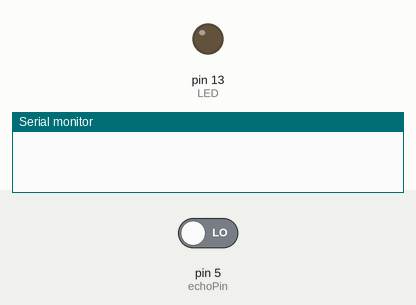
The sketch below on a simulated Arduino Uno, built with avr-gcc and run on an emulated ATmega328P. Shown: output pins drawn as LEDs (lit = HIGH), the last lines printed to the serial monitor. The inputs (shaded band) are chosen by the test bench; at power-on: pin 5 (echoPin) LOW. Pins used as bus, display or sensor lines are not drawn.

Above: at 0.1 s.
At 1.1 s:
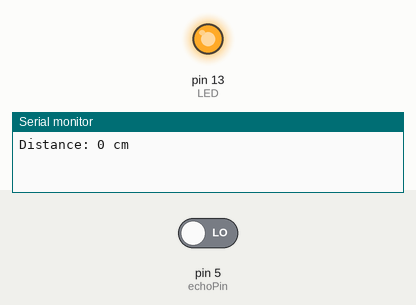
Timing chart, 0 to 2.6 s (numbered marks = the images above):
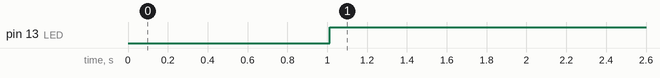

The sketch:

uv_ensor.ino
```cpp
long duration;
int distance;
const int trigPin = 4;                //UV sensor trigger pin to D4
const int echoPin = 5;                //UV sensor echo pin to D5
int LED = 13;                         //LED output pin to 13

void setup() {
  Serial.begin(9600);                 //initialize the SerialMonitor addressed "9600" to interact with you
  pinMode(trigPin, OUTPUT);           //Defining UV Sensor pin OUTPUT
  pinMode(echoPin, INPUT);            //Defining UV Sensor pin INPUT
  pinMode(LED, OUTPUT);               //Defining LED Pin Output
}

void loop() {
  delay(2);
  digitalWrite(trigPin, HIGH);        //sends the signal from trigger pin
  delay(10);

  digitalWrite(trigPin, LOW);

  duration = pulseIn(echoPin, HIGH);   //time interval till which echo pin recieves the signal

  /*Speed of Sound = 343m/sec and the sound covers twice the distance of the object.
  Therefore, distance = (time_interval) * 0.0343/2 ------> dist(in cm)*/
  distance = duration * 0.0343 / 2;

  //printing Result on the SerialMonitor
  Serial.print("Distance: ");
  Serial.print(distance);
  Serial.println(" cm");

  if (distance < 10) {                  //if distance less than 10cm
    digitalWrite(LED, HIGH);
    delay(2000);
  } else
    digitalWrite(LED, LOW);
  delay(300);
}
```

Measured:
- by itself, pin 13 (LED): LOW → HIGH at 1.0 s
